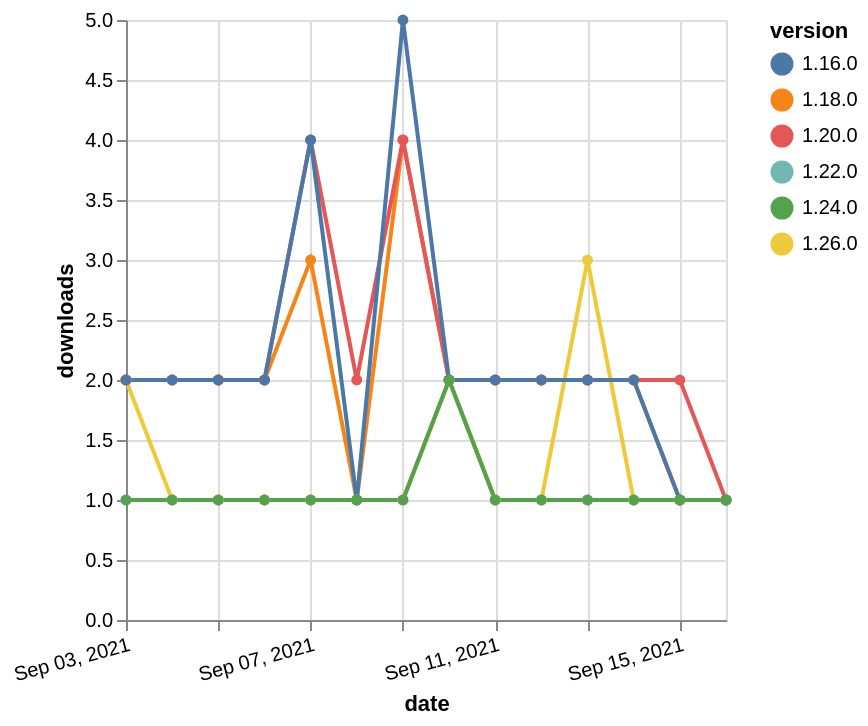

Vega-Lite specification for this chart:
### Vega-Lite specification from a JSON file in a GitHub repository (floating-point values rounded to 4 significant figures)
{"$schema": "https://vega.github.io/schema/vega-lite/v5.json", "description": "A simple bar chart with embedded data.", "data": {"values": [{"date": "2021-09-03", "total": 2544, "delta": 2, "version": "1.18.0"}, {"date": "2021-09-04", "total": 2546, "delta": 2, "version": "1.18.0"}, {"date": "2021-09-05", "total": 2548, "delta": 2, "version": "1.18.0"}, {"date": "2021-09-06", "total": 2550, "delta": 2, "version": "1.18.0"}, {"date": "2021-09-07", "total": 2553, "delta": 3, "version": "1.18.0"}, {"date": "2021-09-08", "total": 2554, "delta": 1, "version": "1.18.0"}, {"date": "2021-09-09", "total": 2558, "delta": 4, "version": "1.18.0"}, {"date": "2021-09-10", "total": 2560, "delta": 2, "version": "1.18.0"}, {"date": "2021-09-11", "total": 2562, "delta": 2, "version": "1.18.0"}, {"date": "2021-09-12", "total": 2564, "delta": 2, "version": "1.18.0"}, {"date": "2021-09-13", "total": 2566, "delta": 2, "version": "1.18.0"}, {"date": "2021-09-14", "total": 2568, "delta": 2, "version": "1.18.0"}, {"date": "2021-09-15", "total": 2569, "delta": 1, "version": "1.18.0"}, {"date": "2021-09-16", "total": 2570, "delta": 1, "version": "1.18.0"}, {"date": "2021-09-03", "total": 236, "delta": 1, "version": "1.22.0"}, {"date": "2021-09-04", "total": 237, "delta": 1, "version": "1.22.0"}, {"date": "2021-09-05", "total": 238, "delta": 1, "version": "1.22.0"}, {"date": "2021-09-06", "total": 239, "delta": 1, "version": "1.22.0"}, {"date": "2021-09-07", "total": 240, "delta": 1, "version": "1.22.0"}, {"date": "2021-09-08", "total": 241, "delta": 1, "version": "1.22.0"}, {"date": "2021-09-09", "total": 242, "delta": 1, "version": "1.22.0"}, {"date": "2021-09-10", "total": 244, "delta": 2, "version": "1.22.0"}, {"date": "2021-09-11", "total": 245, "delta": 1, "version": "1.22.0"}, {"date": "2021-09-12", "total": 246, "delta": 1, "version": "1.22.0"}, {"date": "2021-09-13", "total": 247, "delta": 1, "version": "1.22.0"}, {"date": "2021-09-14", "total": 248, "delta": 1, "version": "1.22.0"}, {"date": "2021-09-15", "total": 249, "delta": 1, "version": "1.22.0"}, {"date": "2021-09-16", "total": 250, "delta": 1, "version": "1.22.0"}, {"date": "2021-09-03", "total": 176, "delta": 2, "version": "1.26.0"}, {"date": "2021-09-04", "total": 177, "delta": 1, "version": "1.26.0"}, {"date": "2021-09-05", "total": 178, "delta": 1, "version": "1.26.0"}, {"date": "2021-09-06", "total": 179, "delta": 1, "version": "1.26.0"}, {"date": "2021-09-07", "total": 180, "delta": 1, "version": "1.26.0"}, {"date": "2021-09-08", "total": 181, "delta": 1, "version": "1.26.0"}, {"date": "2021-09-09", "total": 182, "delta": 1, "version": "1.26.0"}, {"date": "2021-09-10", "total": 184, "delta": 2, "version": "1.26.0"}, {"date": "2021-09-11", "total": 185, "delta": 1, "version": "1.26.0"}, {"date": "2021-09-12", "total": 186, "delta": 1, "version": "1.26.0"}, {"date": "2021-09-13", "total": 189, "delta": 3, "version": "1.26.0"}, {"date": "2021-09-14", "total": 190, "delta": 1, "version": "1.26.0"}, {"date": "2021-09-15", "total": 191, "delta": 1, "version": "1.26.0"}, {"date": "2021-09-16", "total": 192, "delta": 1, "version": "1.26.0"}, {"date": "2021-09-03", "total": 2450, "delta": 2, "version": "1.20.0"}, {"date": "2021-09-04", "total": 2452, "delta": 2, "version": "1.20.0"}, {"date": "2021-09-05", "total": 2454, "delta": 2, "version": "1.20.0"}, {"date": "2021-09-06", "total": 2456, "delta": 2, "version": "1.20.0"}, {"date": "2021-09-07", "total": 2460, "delta": 4, "version": "1.20.0"}, {"date": "2021-09-08", "total": 2462, "delta": 2, "version": "1.20.0"}, {"date": "2021-09-09", "total": 2466, "delta": 4, "version": "1.20.0"}, {"date": "2021-09-10", "total": 2468, "delta": 2, "version": "1.20.0"}, {"date": "2021-09-11", "total": 2470, "delta": 2, "version": "1.20.0"}, {"date": "2021-09-12", "total": 2472, "delta": 2, "version": "1.20.0"}, {"date": "2021-09-13", "total": 2474, "delta": 2, "version": "1.20.0"}, {"date": "2021-09-14", "total": 2476, "delta": 2, "version": "1.20.0"}, {"date": "2021-09-15", "total": 2478, "delta": 2, "version": "1.20.0"}, {"date": "2021-09-16", "total": 2479, "delta": 1, "version": "1.20.0"}, {"date": "2021-09-03", "total": 3006, "delta": 2, "version": "1.16.0"}, {"date": "2021-09-04", "total": 3008, "delta": 2, "version": "1.16.0"}, {"date": "2021-09-05", "total": 3010, "delta": 2, "version": "1.16.0"}, {"date": "2021-09-06", "total": 3012, "delta": 2, "version": "1.16.0"}, {"date": "2021-09-07", "total": 3016, "delta": 4, "version": "1.16.0"}, {"date": "2021-09-08", "total": 3017, "delta": 1, "version": "1.16.0"}, {"date": "2021-09-09", "total": 3022, "delta": 5, "version": "1.16.0"}, {"date": "2021-09-10", "total": 3024, "delta": 2, "version": "1.16.0"}, {"date": "2021-09-11", "total": 3026, "delta": 2, "version": "1.16.0"}, {"date": "2021-09-12", "total": 3028, "delta": 2, "version": "1.16.0"}, {"date": "2021-09-13", "total": 3030, "delta": 2, "version": "1.16.0"}, {"date": "2021-09-14", "total": 3032, "delta": 2, "version": "1.16.0"}, {"date": "2021-09-15", "total": 3033, "delta": 1, "version": "1.16.0"}, {"date": "2021-09-16", "total": 3034, "delta": 1, "version": "1.16.0"}, {"date": "2021-09-03", "total": 197, "delta": 1, "version": "1.24.0"}, {"date": "2021-09-04", "total": 198, "delta": 1, "version": "1.24.0"}, {"date": "2021-09-05", "total": 199, "delta": 1, "version": "1.24.0"}, {"date": "2021-09-06", "total": 200, "delta": 1, "version": "1.24.0"}, {"date": "2021-09-07", "total": 201, "delta": 1, "version": "1.24.0"}, {"date": "2021-09-08", "total": 202, "delta": 1, "version": "1.24.0"}, {"date": "2021-09-09", "total": 203, "delta": 1, "version": "1.24.0"}, {"date": "2021-09-10", "total": 205, "delta": 2, "version": "1.24.0"}, {"date": "2021-09-11", "total": 206, "delta": 1, "version": "1.24.0"}, {"date": "2021-09-12", "total": 207, "delta": 1, "version": "1.24.0"}, {"date": "2021-09-13", "total": 208, "delta": 1, "version": "1.24.0"}, {"date": "2021-09-14", "total": 209, "delta": 1, "version": "1.24.0"}, {"date": "2021-09-15", "total": 210, "delta": 1, "version": "1.24.0"}, {"date": "2021-09-16", "total": 211, "delta": 1, "version": "1.24.0"}]}, "width": "container", "mark": {"type": "line", "point": {"filled": true}}, "encoding": {"x": {"field": "date", "type": "temporal", "timeUnit": "yearmonthdate", "title": "date", "axis": {"labelAngle": -15}}, "y": {"field": "delta", "type": "quantitative", "title": "downloads"}, "color": {"field": "version", "type": "nominal"}, "tooltip": {"field": "delta"}}}
